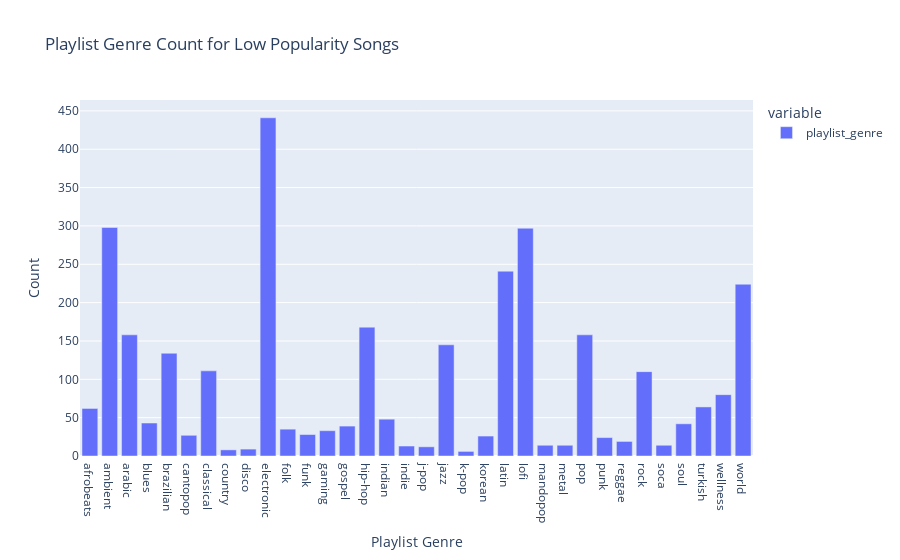

The notebook cell saved with this chart:
### Code cell
pl_genre_count_low = df_low.groupby('playlist_genre')['playlist_genre'].count()
fig1 = px.bar(pl_genre_count_low, labels = {'index': 'Playlist Genre', 'value': 'Count'},
              title = 'Playlist Genre Count for Low Popularity Songs')
fig1

### Figure 1 — Plotly figure (JSON) as saved in the notebook; plotly's stock layout.template omitted (floating-point values rounded to 4 significant figures)
{"data": [{"alignmentgroup": "True", "hovertemplate": "variable=playlist_genre<br>Playlist Genre=%{x}<br>Count=%{y}<extra></extra>", "legendgroup": "playlist_genre", "marker": {"color": "#636efa", "pattern": {"shape": ""}}, "name": "playlist_genre", "offsetgroup": "playlist_genre", "orientation": "v", "showlegend": true, "textposition": "auto", "type": "bar", "x": ["afrobeats", "ambient", "arabic", "blues", "brazilian", "cantopop", "classical", "country", "disco", "electronic", "folk", "funk", "gaming", "gospel", "hip-hop", "indian", "indie", "j-pop", "jazz", "k-pop", "korean", "latin", "lofi", "mandopop", "metal", "pop", "punk", "reggae", "rock", "soca", "soul", "turkish", "wellness", "world"], "xaxis": "x", "y": [62, 298, 158, 43, 134, 27, 111, 8, 9, 441, 35, 28, 33, 39, 168, 48, 13, 12, 145, 6, 26, 241, 297, 14, 14, 158, 24, 19, 110, 14, 42, 64, 80, 224], "yaxis": "y"}], "layout": {"barmode": "relative", "legend": {"title": {"text": "variable"}, "tracegroupgap": 0}, "title": {"text": "Playlist Genre Count for Low Popularity Songs"}, "xaxis": {"anchor": "y", "domain": [0, 1], "title": {"text": "Playlist Genre"}}, "yaxis": {"anchor": "x", "domain": [0, 1], "title": {"text": "Count"}}}}
